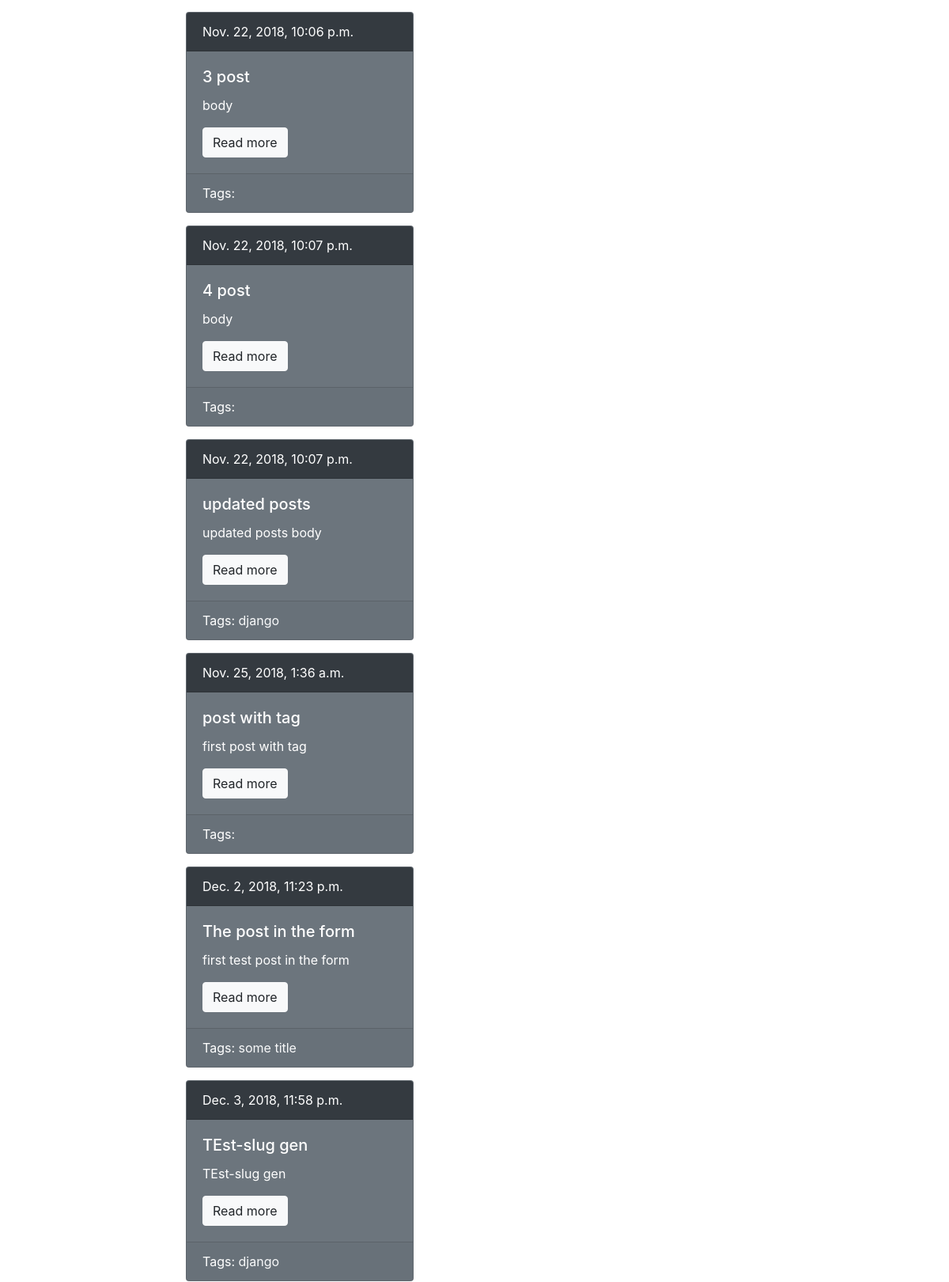
The page /blog/ (middle part) on the database as committed earlier.
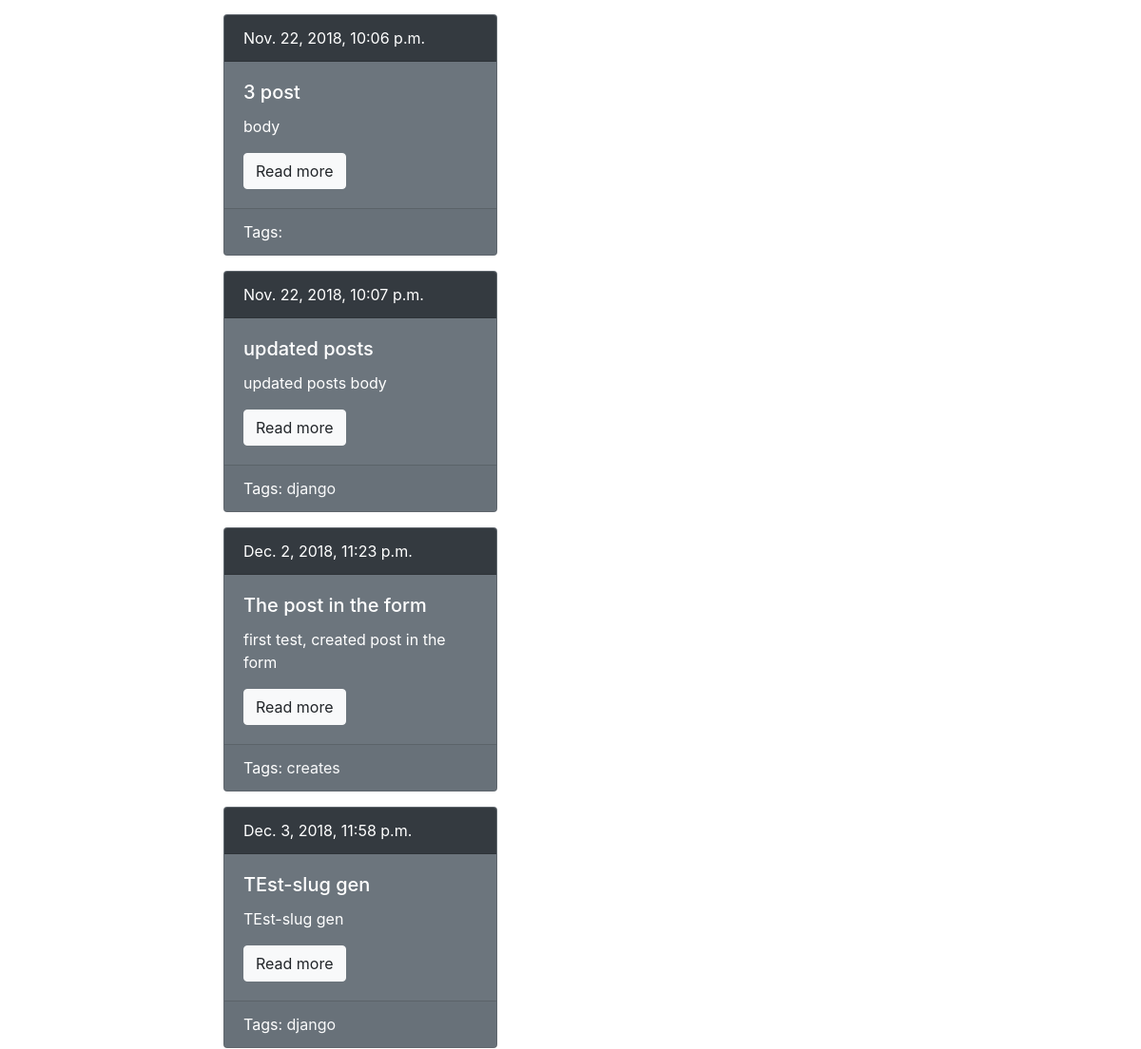
The same page on the database as committed later.
### blog/models.py (models this page shows, shortened)
class Post(models.Model):
    title = models.CharField(max_length=150, db_index=True)
    slug = models.SlugField(max_length=150, blank=True, unique=True)
    body = models.TextField(blank=True, db_index=True)
    tags = models.ManyToManyField('Tag', blank=True, related_name='posts')
    date_pub = models.DateTimeField(auto_now_add = True)
    def get_absolute_url(self):
        return reverse('post_detail_url', kwargs={'slug': self.slug})

class Tag(models.Model):
    title = models.CharField(max_length=50)
    slug = models.SlugField(max_length=50, unique=True)
    def get_absolute_url(self):
        return reverse('tag_detail_url', kwargs={'slug': self.slug})

### blog/views.py (the view)
# urls.py: path('', posts_list, name='posts_list_url'),
def posts_list(request):
    posts = Post.objects.all()
    return render(request, 'blog/index.html', context={'posts': posts})

### blog/templates/blog/index.html (shortened to what this page needs)
{% extends 'blog/base_blog.html' %}
{% block content %}
    {% for post in posts %}
        {% include 'blog/includes/post_card_template.html' %}
    {% endfor %}
{% endblock %}

### blog/templates/blog/includes/post_card_template.html
<div class="card text-white bg-secondary mb-3" style="max-width: 18rem;">
        <div class="card-header bg-dark">
            {{ post.date_pub}}
        </div>
        <div class="card-body">
            <h5 class="card-title">{{ post.title }}</h5>
            <p class="card-text">{{ post.body|truncatewords:15 }}</p>
            <a href="{{ post.get_absolute_url }}" class="btn btn-light">Read more</a>
        </div>
        <div class="card-footer">
            Tags:
            {% for tag in post.tags.all %}
                <a href="{{ tag.get_absolute_url }}" class="text-light">{{ tag.title }}</a>
            {% endfor %}
        </div>
    </div>

Rows that differ between the two databases and show on the page:
removed Post: date_pub "Nov. 22, 2018, 10:07 p.m.", title "4 post", body "body"
removed Post: date_pub "Nov. 25, 2018, 1:36 a.m.", title "post with tag", body "first post with tag"
changed Post "The post in the form": loses Tag (title "some title"); gains Tag (title "creates"); body "first test post in the form" → "first test, created post in the form"
